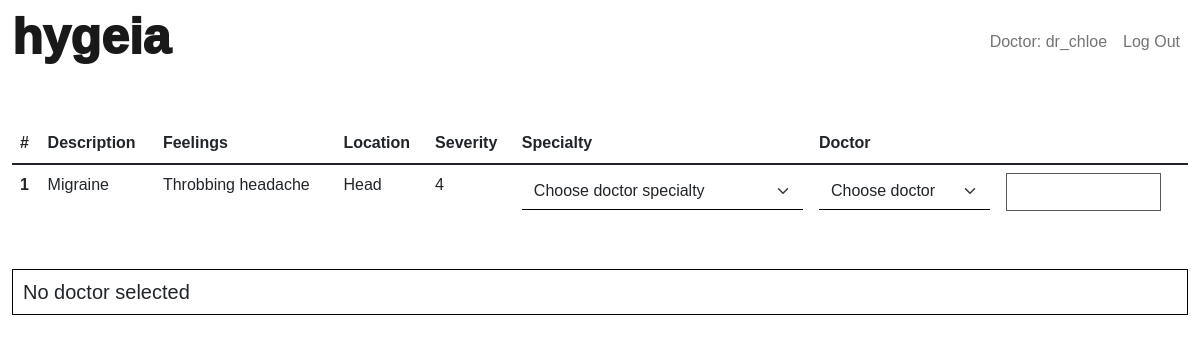
The app's page /appointments (signed in) with its own data.
### app/models.py (models this page shows, shortened)
class Case(db.Model):
    id = db.Column(db.Integer, primary_key=True)
    description = db.Column(db.String(500))
    feelings = db.Column(db.String(200))
    location = db.Column(db.String(200))
    severity = db.Column(db.String(200))
    handled = db.Column(db.Boolean)
    patient_id = db.Column(db.Integer, db.ForeignKey('patient.id'))
    patient = db.relationship('Patient')

### app/routes.py (the view, shortened to what this page needs)
@app.route("/appointments", methods=["GET", "POST"])
@login_required
def appointments():
    form = Appointment()
    specialties = Specialty.query.all()
    patient_id = session["user_id"]
    cases = Case.query.filter_by(patient_id=patient_id, handled=False).all()
    doctors = []
    if "appointment" not in session:
        session["appointment"] = {}
    appointment = session["appointment"]
    return render_template(
        "appointments.html",
        user=session["name"],
        cases=cases,
        form=form,
        specialties=specialties,
        doctors=doctors,
    )

### app/forms.py
class Appointment(FlaskForm):
    specialty = QuerySelectField(
        "Specialty",
        query_factory=get_specialties,
        get_label="specialty",
        allow_blank=True,
        blank_text="--select specialty--",
    )
    availabledoctors = QuerySelectField(
        "Doctors",
        query_factory=get_specialties,
        get_label="doctor",
        allow_blank=True,
        blank_text="--select doctor--",
    )

### app/helpers.py (called while the page is built)
def login_required(f):
    @wraps(f)
    def decorated_function(*args, **kwargs):
        if session.get("name") is None:
            return redirect(url_for('index', next=request.url))
        return f(*args, **kwargs)
    return decorated_function

### app/templates/appointments.html (shortened to what this page needs)
{% extends "layout.html" %}
{% block main %}
<table class="table">
    <thead>
      <tr>
        <th scope="col">#</th>
        <th scope="col">Description</th>
        <th scope="col">Feelings</th>
        <th scope="col">Location</th>
        <th scope="col">Severity</th>
        <th scope="col">Specialty</th>
        <th scope="col">Doctor</th>
        <th scope="col"></th>
      </tr>
    </thead>
    <tbody>
        {% for case in cases %}
        <tr id="case-id_{{case.id}}">
            <th scope="row">{{loop.index}}</th>
            <td>{{case.description}}</td>
            <td>{{case.feelings}}</td>
            <td>{{case.location}}</td>
            <td>{{case.severity}}</td>
            <td>
                <select class="form-select" name="specialty" id="specialty_{{loop.index}}" required="">
                    <option selected="" disabled="" value="">Choose doctor specialty</option>
                </select>
            </td>
            <td>
                <select class="form-select" name="doctor" id="doctor_{{loop.index}}" required="">
                    <option selected="" disabled="" value="">Choose doctor</option>
                </select>
            </td>
            <td id="bookButton_{{loop.index}}">
                <button class="btn btn-primary" type="submit" disabled>Book appointment</button>
            </td>
        </tr>
        {% endfor %}
    </tbody>
  </table>
  <h3 id="doctorSelected">No doctor selected</h3>
{% endblock %}

### app/static/css/style.css (style rules this page uses)
:root { --black: #000000; --hight-light-color: rgba(255, 255, 255, 0.7); --color: rgb(0, 255, 170); --border-width: 1px; }
* { font-family: "Nunito Sans", sans-serif; }
.btn, .btn-primary { background: none; border-width: var(--border-width); border-color: var(--black); border-radius: 0px; color: var(--black); }
.btn.btn-primary:focus, .btn-check:checked+.btn-outline-primary, .btn-check:hover+.btn-outline-primary, .btn-primary:checked, .btn-primary:hover, .btn-primary:disabled, .btn-primary:focus, .btn-check:focus, .btn-outline-primary:focus { background-color: var(--black); border-width: var(--border-width); border-color: var(--black); outline: none !important; box-shadow: none; }
.btn-primary:disabled { background-color: transparent; }
.form-select, .form-select:active, .form-select:focus, .form-control, .form-control:active, .form-control:focus, .form-control:checked { border-radius: 0px; box-shadow: none; border-width: 0 0 var(--border-width); border-color: var(--black); background-color: transparent; }
td, th { border-style: none; }
#doctorSelected { margin: 50px 0 35px 0; padding: 10px 10px 10px 10px; font-weight: 100; font-size: 20px; border: 1px solid var(--black); }

### records on screen
Case: description "Migraine", feelings "Throbbing headache", location "Head", severity "4"

### other values on screen
{{ session["user_type"] }} "Doctor"
{{ session["name"] }} "dr_chloe"
